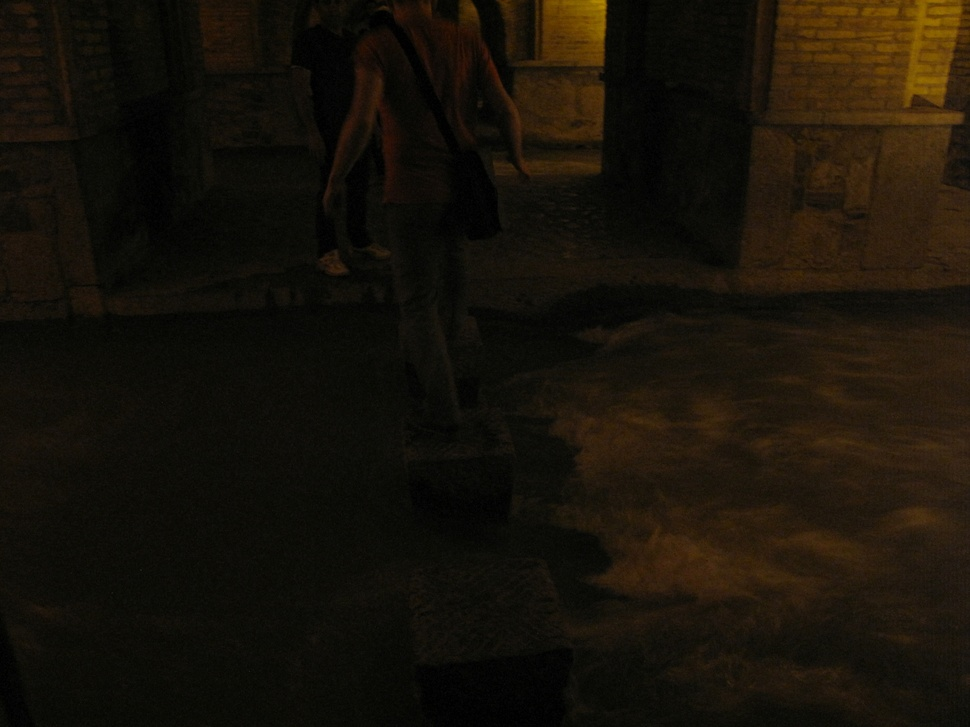
#> input picture test/data/enhancement/Dark.jpg, 970 x 727 px, shrunk from 2208 x 1656 before the run
$ python histogram_specifier.py
#> lines starting #> are read from the running program, lines starting #| are printed output that depends on the picture
### enhancement/histogram.py
import numpy as np
import cv2


def specify_histogram_on_hsv(hsv_img, cum_dist1, cum_dist2):
    ''' taking values '''
    values = np.copy(hsv_img[:, :, 2])
    ''' for each i , finding the best j to change the intensity of all pixels with intensity i to j'''
    for i in range(256):
        ''' position of pixels with intensity i '''
        pixels = np.where(values == i)
        if pixels[0].size > 0:
            ''' list of all points where the second cumulative distribution is smaller than the first one'''
            a = np.where(cum_dist2 <= cum_dist1[i])
            ''' changing the intensities '''
            hsv_img[pixels[0], pixels[1], 2] = a[0][-1]

### test/histogram_specifier.py
import numpy as np
import cv2
import matplotlib.pyplot as plt
from enhancement import histogram

''' input directories '''
input_path1 = 'data/enhancement/Dark.jpg'
input_path2 = 'data/enhancement/Pink.jpg'

''' output directories '''
output_path1 = 'outputs/histogram_res1.jpg'
output_path2 = 'outputs/histogram_res2.jpg'

'''  loading images '''
img1 = cv2.imread(input_path1)
#> img1 is the input picture: shape (727, 970, 3); mean B, G, R 9.1, 18.2, 23.5
img2 = cv2.imread(input_path2)
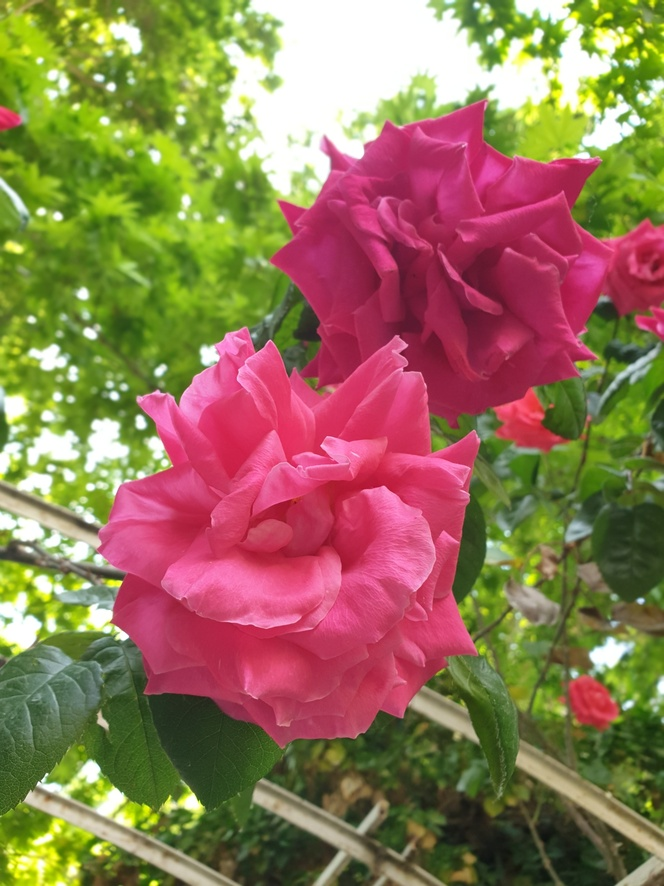
#> input picture test/data/enhancement/Pink.jpg, 664 x 886 px, shrunk from 1512 x 2016 before the run
#> img2 is the input picture: shape (886, 664, 3); mean B, G, R 85.2, 117.6, 146.5

'''  converting images to hsv space '''
hsv_img1 = cv2.cvtColor(img1, cv2.COLOR_BGR2HSV)
#> hsv_img1: shape (727, 970, 3); mean H, S, V 23.7, 131.3, 23.8
hsv_img2 = cv2.cvtColor(img2, cv2.COLOR_BGR2HSV)
#> hsv_img2: shape (886, 664, 3); mean H, S, V 81.7, 146.7, 161.5

'''  generating the normalized histogram of v channels of the images '''
h1, bins1 = np.histogram(hsv_img1[:, :, 2], bins=256, range=(0, 256), density=True)
#> h1 = 256 values, max 0.0668 at index 13, min 0 at index 167, mean 0.00391; bins1 = 257 values from 0 to 256
h2, bins2 = np.histogram(hsv_img2[:, :, 2], bins=256, range=(0, 256), density=True)
#> h2 = 256 values, max 0.0717 at index 255, min 0 at index 0, mean 0.00391; bins2 = 257 values from 0 to 256

'''  calculating the cumulative function of histograms '''
cum_dist1 = np.cumsum(h1) * (bins1[1] - bins1[0])
#> cum_dist1 = 256 values from 0.00256 to 1
cum_dist2 = np.cumsum(h2) * (bins2[1] - bins2[0])
#> cum_dist2 = 256 values from 0 to 1

''' specifying the histograms based on their cumulative distribution '''
histogram.specify_histogram_on_hsv(hsv_img1, cum_dist1, cum_dist2)
#> in specify_histogram_on_hsv, `values = np.copy(hsv_img[:, :, 2])`:
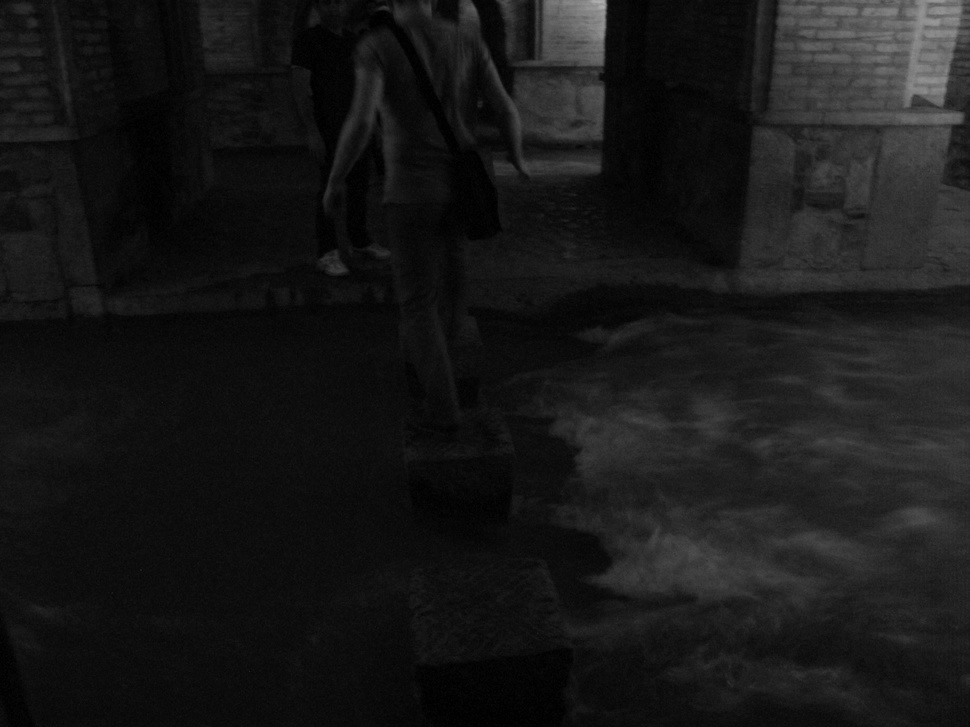
#> values: shape (727, 970); min 0, max 175, mean 23.8
#> the loop in specify_histogram_on_hsv, `for i in range(256):` made 256 passes
#> pixels on passes 1 to 3: 1802 positions, rows 2 to 726, columns 0 to 663, 2960 positions, rows 0 to 726, columns 0 to 670, 4884 positions, rows 0 to 726, columns 0 to 734
#> after the loop in specify_histogram_on_hsv, `for i in range(256):`: hsv_img: shape (727, 970, 3); mean H, S, V 23.7, 131.3, 163.5

''' histogram and cumulative distribution after applying histogram specification '''
h, bins = np.histogram(hsv_img1[:, :, 2], bins=256, range=(0, 256), density=True)
#> h = 256 values, max 0.0738 at index 254, min 0 at index 0, mean 0.00391; bins = 257 values from 0 to 256
cum_result = np.cumsum(h) * (bins[1] - bins[0])
#> cum_result = 256 values from 0 to 1
''' saving histogram '''
plt.plot(bins[1:],h)
plt.savefig(output_path1)
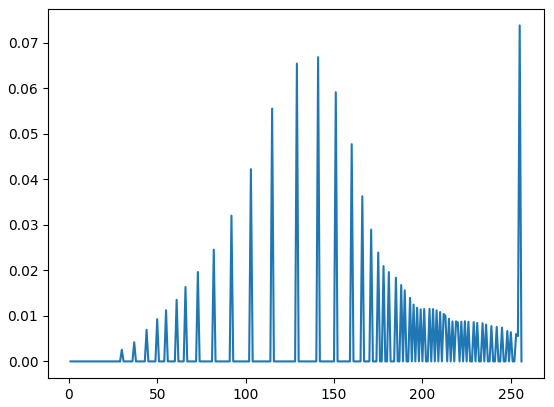
#> figure drawn by matplotlib, 1 panel; curve peaks at x = 255, y = 0.0738

''' saving result image '''
img = cv2.cvtColor(hsv_img1, cv2.COLOR_HSV2BGR)
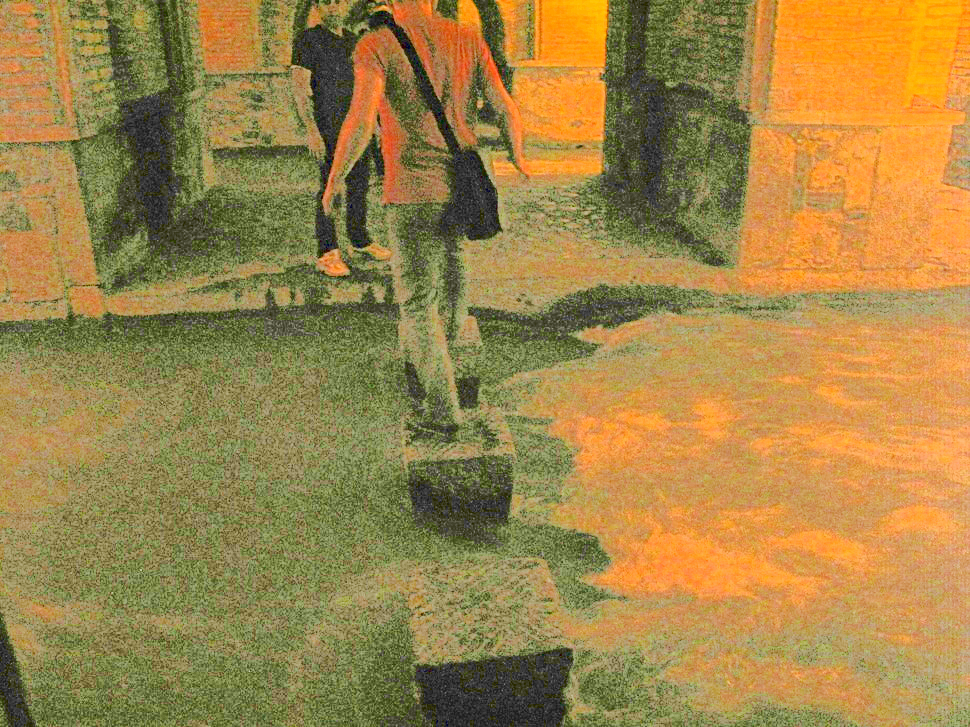
#> img: shape (727, 970, 3); mean B, G, R 72.5, 133.3, 160.6
cv2.imwrite(output_path2, img)
